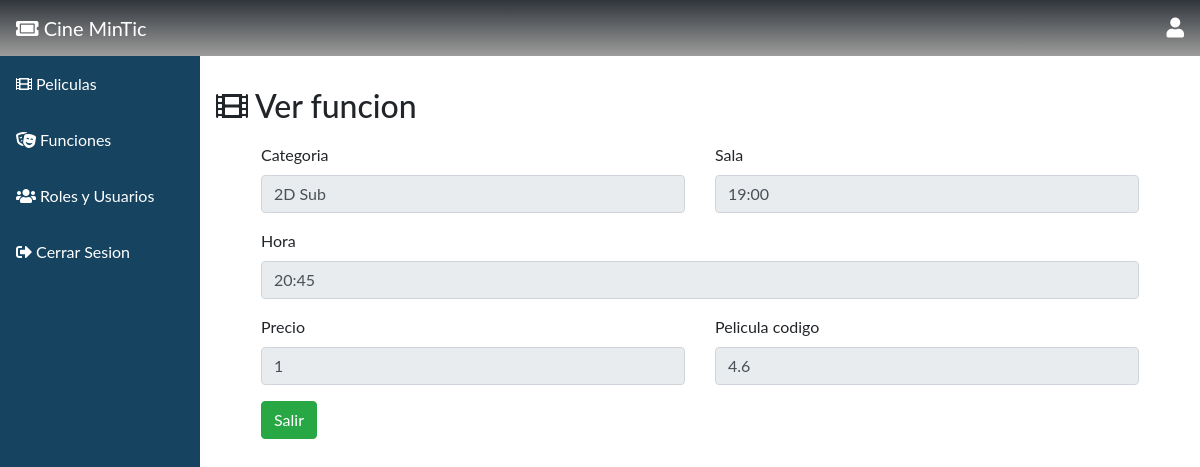
The app's page /admin_funciones/ver/?id=1 with its own data.
### tables this page shows
CREATE TABLE funcion (id INTEGER PRIMARY KEY AUTOINCREMENT, categoria VARCHAR, hora1 TIME, hora2 TIME, hora3 TIME, sala VARCHAR, puntuacion DOUBLE, precio DOUBLE, pelicula_codigo INT REFERENCES pelicula (codigo) ON DELETE CASCADE ON UPDATE CASCADE);

### main.py (the view)
@app.route('/admin_funciones/ver/', methods=['GET', 'POST'])
def seefuncion():
    if request.method == 'GET':
        id=request.args.get('id')
        db=get_db()
        result=db.execute("SELECT * FROM funcion WHERE id=?",(id,))
        result= result.fetchall()
        db.close()
        return render_template('seefuncion.html',result=result)

### db.py (called while the page is built)
def get_db():
    try:
        if 'db' not in g:
            print('conectada')
            g.db = sqlite3.connect('cinemintic.db')
        return g.db
    except Error:
        print(Error)

### main.py (called while the page is built)
@app.before_request
def cargar_usuario_registrado():
    id_usuario = session.get('id_usuario')
    if id_usuario is None:
        g.user = None
    else:
        g.user = get_db().execute(
                'SELECT id, nombre, email, password,fecha_nacimiento,genero,cargo_id FROM usuario WHERE id = ?'
                ,
                (id_usuario,)
            ).fetchone()

### templates/seefuncion.html (shortened to what this page needs)
{% extends "bootstrap/base.html" %}
{% import "bootstrap/wtf.html" as wtf %}
{% block styles %}
  <link rel="stylesheet" href="https://maxcdn.bootstrapcdn.com/bootstrap/4.0.0/css/bootstrap.min.css">
  <link href="https://cdnjs.cloudflare.com/ajax/libs/font-awesome/5.13.0/css/all.min.css" rel="stylesheet">
{% endblock %}
{% block content %}
  <div class="sidebar">
    <a class="active" href="{{ url_for('home') }}"><i class="fas fa-ticket-alt"></i> Cine MinTic</a>
    <a href="{{ url_for('manage_movies') }}"><i class="fas fa-film"></i> Peliculas</a>
    <a href="{{ url_for('manage_functions') }}"><i class="fas fa-theater-masks"></i> Funciones</a>
    <a href="{{ url_for('manage_users') }}"><i class="fas fa-users"></i> Roles y Usuarios</a>
    <a href="#logout"><i class="fas fa-sign-out-alt"></i> Cerrar Sesion</a>
  </div>
  <nav style="background: linear-gradient(180deg, var(--black2) 0%, var(--black1) 100%);color: white;" class="navbar justify-content-between">
    <a class="navbar-brand"><i class="fas fa-ticket-alt"></i> Cine MinTic</a>
    <i style="font-size:20px" class="fas fa-user"></i>
  </nav>
  <div class="content">
    <div style="padding-top: 30px;padding-bottom: 10px;" class="row">
      <div class="col"><h2><i class="fas fa-film"></i> Ver funcion</h2></div>
    </div>
    {% for fila in result %}
    <form method="POST" action="{{ url_for('updatefuncion') }}" enctype="multipart/form-data">
      <div style="margin-left: 30px;margin-right: 30px;" class="row">
          <div class="col">
              <div class="form-group">
                <label for="exampleFormControlInput1">Categoria</label>
                <input type="text" readonly class="form-control" id="categoria" name="categoria" value="{{fila[1]}}">
              </div>
          </div>
          <div class="col">
              <div class="form-group">
                <label for="exampleFormControlSelect1">Sala</label>
                <input type="text" readonly class="form-control" id="sala" name="sala" value="{{fila[2]}}">
              </div>
          </div>
          <div class="col-12">
              <div class="form-group">
                <label for="exampleFormControlTextarea1">Hora</label>
                <input type="text" readonly class="form-control" id="hora" name="hora" value="{{fila[3]}}">
              </div>
          </div>
          <div class="col-6">
            <div class="form-group">
              <label for="exampleFormControlInput1">Precio</label>
              <input type="number" readonly class="form-control" id="precio" name="precio" value="{{fila[5]}}">
            </div>
        </div>
        <div class="col-6">
          <div class="form-group">
            <label for="exampleFormControlInput1">Pelicula  codigo</label>
            <input type="text" readonly  class="form-control" id="pelicula_codigo" name="pelicula_codigo" value="{{fila[6]}}">
          </div>
      </div>
      {% endfor %}
        <div class="col-12">
          <a class="btn btn-success" href="{{ url_for('manage_functions') }}">Salir</a>
        </div>
      </div>
    </form>
  </div>
{% endblock %}

### templates/seefuncion.html (style rules this page uses)
:root { --gold1:#F4BD76; --gold2:#F6CD8F; --gray:#ffffff80; --gray2:#f7d9d990; --black1: #9C9C9B; --black2: #30353B; --shadow: 0 8px 8px; --color_shadow: #00000033; }
body { margin: 0; font-family: "Lato", sans-serif; }
.sidebar { margin: 0; padding: 0; width: 200px; background-color: #154360; position: fixed; height: 100%; overflow: auto; }
.sidebar a { display: block; color: white; padding: 16px; text-decoration: none; }
.sidebar a.active { background: linear-gradient(180deg, var(--black2) 0%, var(--black1) 100%);color: white; color: white; }
div.content { margin-left: 200px; padding: 1px 16px; }

### records on screen
funcion: categoria "2D Sub", sala "19:00", hora "20:45", precio "1", pelicula_codigo "4.6"
